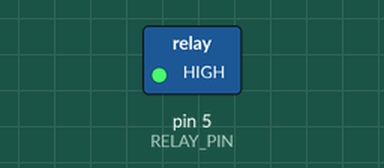
This sketch was run on a simulated Arduino Uno, built with avr-gcc and run on an emulated ATmega328P. Parts: switched loads named in the sketch (green lamp = pin HIGH).

Above: at 4.5 s.
At 10.5 s:
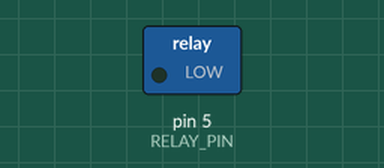
Timing chart, 0 to 15.6 s (numbered marks = the images above):
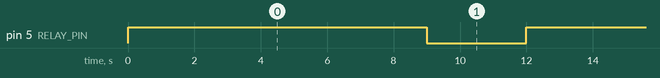

The sketch:

cerradura.ino
```cpp
#define RELAY_PIN      5
#define ACCESS_DELAY    3000 // Keep lock unlocked for 3 seconds


void setup(){

  Serial.begin(9600);
  pinMode(RELAY_PIN, OUTPUT);

  digitalWrite(RELAY_PIN, HIGH);
}

void loop()
{
   delay(9000);
   digitalWrite(RELAY_PIN, LOW);
   delay(ACCESS_DELAY);
   digitalWrite(RELAY_PIN, HIGH);
              //Add some delay before next scan.
}
```

Measured:
- by itself, pin 5 (RELAY_PIN): alternates HIGH for 9.0 s and LOW for 3.0 s
